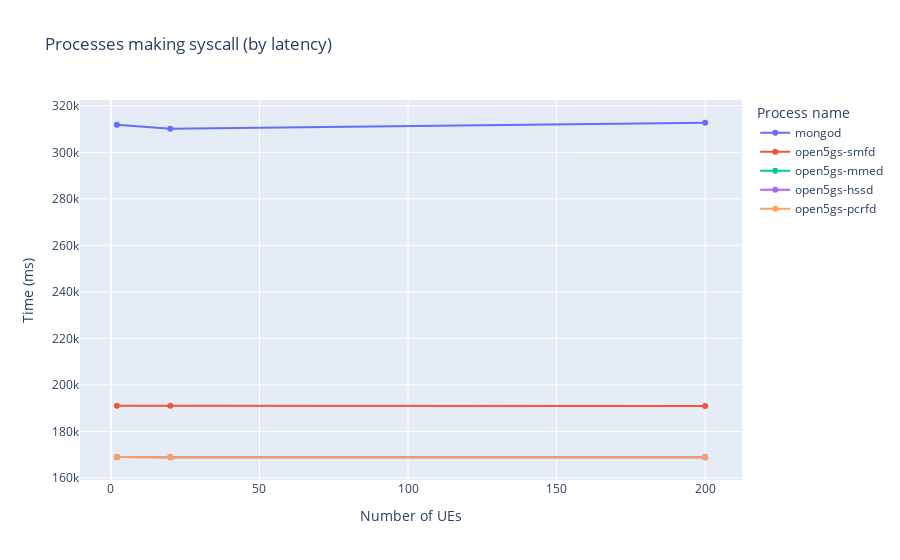
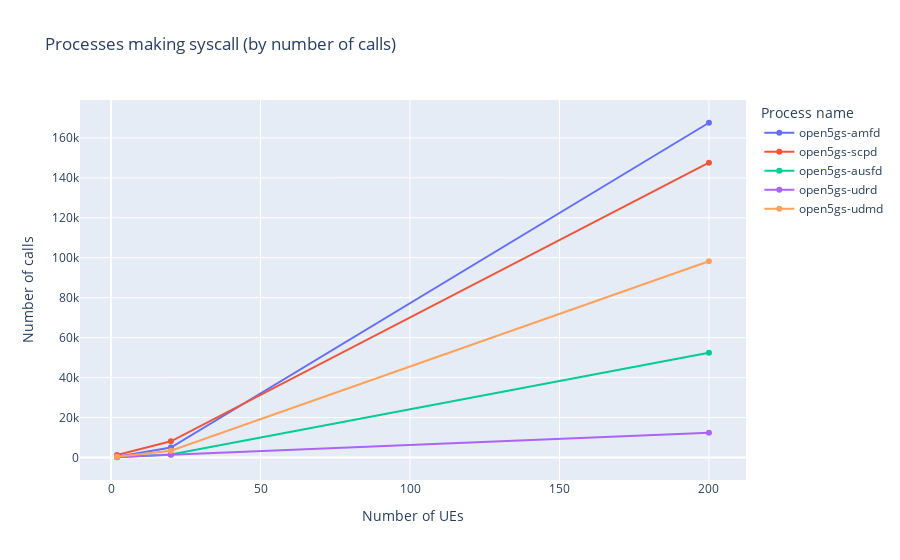

The code cell stored with these charts, in order, in its notebook:
### Code cell
sysprocess_df = spark.read.option("basePath", basePath).json(
f"{basePath}/cn=*/ues=*/tool=sysprocess")

# Group DataFrame by x-labels, find max y-values in each group,
# then sort resulting Series in descending order
label_maxes = sysprocess_df.toPandas().groupby('comm')['time (ms)'].max().sort_values(ascending=False)

# Select the top n labels with the highest y-values
top_labels = label_maxes.head(top_n).index.tolist()

stats_df = sysprocess_df.toPandas()

sysprocess_fig = px.line(stats_df[stats_df['comm'].isin(top_labels)].sort_values('ues'),
                x="ues", y="time (ms)", color="comm",
                hover_data=["count", "time (ms)"],
                labels={
                     "ues": "Number of UEs",
                     "time (ms)": "Time (ms)",
                     "syscall": "System calls",
                     "count": "Number of calls",
                     "comm": "Process name"
                },
                title=f'Processes making syscall (by latency)',
                markers=True)
# sysprocess_fig.update_traces(textinfo='value')
sysprocess_fig.show()
sysprocess_fig.write_image(f"images/sysprocess_fig_m2.medium.jpeg")
with open(html_output_file, 'a') as f:
    f.write(f'<h2 id="syscall-processes"> Processes are making syscalls with latency information </h2>')
    f.write('<p>  </p>') 
    f.write(sysprocess_fig.to_html(full_html=False, include_plotlyjs='cdn'))

# Group DataFrame by x-labels, find max y-values in each group,
# then sort resulting Series in descending order
label_maxes = sysprocess_df.toPandas().groupby('comm')['count'].max().sort_values(ascending=False)

# Select the top n labels with the highest y-values
top_labels = label_maxes.head(top_n).index.tolist()

stats_df = sysprocess_df.toPandas()

sysprocess_count_fig = px.line(stats_df[stats_df['comm'].isin(top_labels)].sort_values('ues'),
                x="ues", y="count", color="comm",
                hover_data=["count", "time (ms)"],
                labels={
                     "ues": "Number of UEs",
                     "time (ms)": "Time (ms)",
                     "syscall": "System calls",
                     "count": "Number of calls",
                     "comm": "Process name"
                },
                title=f'Processes making syscall (by number of calls)',
                markers=True)
# sysprocess_count_fig.update_traces(textinfo='value')
sysprocess_count_fig.show()
sysprocess_count_fig.write_image(f"images/sysprocess_count_fig_m2.medium.jpeg")
with open(html_output_file, 'a') as f:
    f.write(f'<h2 id="syscall-count-processes"> Processes are making syscalls by number of calls</h2>')
    f.write('<p>  </p>') 
    f.write(sysprocess_count_fig.to_html(full_html=False, include_plotlyjs='cdn'))

### Figure 1 — Plotly figure (JSON) as saved in the notebook; plotly's stock layout.template omitted (floating-point values rounded to 4 significant figures)
{"data": [{"customdata": [[2593], [3336], [12195]], "hovertemplate": "Process name=mongod<br>Number of UEs=%{x}<br>Time (ms)=%{y}<br>Number of calls=%{customdata[0]}<extra></extra>", "legendgroup": "mongod", "line": {"color": "#636efa", "dash": "solid"}, "marker": {"symbol": "circle"}, "mode": "markers+lines", "name": "mongod", "orientation": "v", "showlegend": true, "type": "scatter", "x": [2, 20, 200], "xaxis": "x", "y": [311900.0, 310200.0, 312700.0], "yaxis": "y"}, {"customdata": [[579], [579], [586]], "hovertemplate": "Process name=open5gs-smfd<br>Number of UEs=%{x}<br>Time (ms)=%{y}<br>Number of calls=%{customdata[0]}<extra></extra>", "legendgroup": "open5gs-smfd", "line": {"color": "#EF553B", "dash": "solid"}, "marker": {"symbol": "circle"}, "mode": "markers+lines", "name": "open5gs-smfd", "orientation": "v", "showlegend": true, "type": "scatter", "x": [2, 20, 200], "xaxis": "x", "y": [191000.0, 191000.0, 190900.0], "yaxis": "y"}, {"customdata": [[534], [576], [545]], "hovertemplate": "Process name=open5gs-mmed<br>Number of UEs=%{x}<br>Time (ms)=%{y}<br>Number of calls=%{customdata[0]}<extra></extra>", "legendgroup": "open5gs-mmed", "line": {"color": "#00cc96", "dash": "solid"}, "marker": {"symbol": "circle"}, "mode": "markers+lines", "name": "open5gs-mmed", "orientation": "v", "showlegend": true, "type": "scatter", "x": [2, 20, 200], "xaxis": "x", "y": [169000.0, 168900.0, 168900.0], "yaxis": "y"}, {"customdata": [[573], [533], [533]], "hovertemplate": "Process name=open5gs-hssd<br>Number of UEs=%{x}<br>Time (ms)=%{y}<br>Number of calls=%{customdata[0]}<extra></extra>", "legendgroup": "open5gs-hssd", "line": {"color": "#ab63fa", "dash": "solid"}, "marker": {"symbol": "circle"}, "mode": "markers+lines", "name": "open5gs-hssd", "orientation": "v", "showlegend": true, "type": "scatter", "x": [2, 20, 200], "xaxis": "x", "y": [169000.0, 168900.0, 168900.0], "yaxis": "y"}, {"customdata": [[550], [533], [570]], "hovertemplate": "Process name=open5gs-pcrfd<br>Number of UEs=%{x}<br>Time (ms)=%{y}<br>Number of calls=%{customdata[0]}<extra></extra>", "legendgroup": "open5gs-pcrfd", "line": {"color": "#FFA15A", "dash": "solid"}, "marker": {"symbol": "circle"}, "mode": "markers+lines", "name": "open5gs-pcrfd", "orientation": "v", "showlegend": true, "type": "scatter", "x": [2, 20, 200], "xaxis": "x", "y": [169000.0, 168900.0, 168900.0], "yaxis": "y"}], "layout": {"legend": {"title": {"text": "Process name"}, "tracegroupgap": 0}, "title": {"text": "Processes making syscall (by latency)"}, "xaxis": {"anchor": "y", "domain": [0, 1], "title": {"text": "Number of UEs"}}, "yaxis": {"anchor": "x", "domain": [0, 1], "title": {"text": "Time (ms)"}}}}

### Figure 2 — Plotly figure (JSON) as saved in the notebook; plotly's stock layout.template omitted (floating-point values rounded to 4 significant figures)
{"data": [{"customdata": [[13250.0], [13140.0], [12910.0]], "hovertemplate": "Process name=open5gs-amfd<br>Number of UEs=%{x}<br>Number of calls=%{y}<br>Time (ms)=%{customdata[0]}<extra></extra>", "legendgroup": "open5gs-amfd", "line": {"color": "#636efa", "dash": "solid"}, "marker": {"symbol": "circle"}, "mode": "markers+lines", "name": "open5gs-amfd", "orientation": "v", "showlegend": true, "type": "scatter", "x": [2, 20, 200], "xaxis": "x", "y": [383, 4968, 167594], "yaxis": "y"}, {"customdata": [[10810.0], [10800.0], [8833.0]], "hovertemplate": "Process name=open5gs-scpd<br>Number of UEs=%{x}<br>Number of calls=%{y}<br>Time (ms)=%{customdata[0]}<extra></extra>", "legendgroup": "open5gs-scpd", "line": {"color": "#EF553B", "dash": "solid"}, "marker": {"symbol": "circle"}, "mode": "markers+lines", "name": "open5gs-scpd", "orientation": "v", "showlegend": true, "type": "scatter", "x": [2, 20, 200], "xaxis": "x", "y": [1211, 8094, 147607], "yaxis": "y"}, {"customdata": [[10010.0], [9994.0], [9743.0]], "hovertemplate": "Process name=open5gs-ausfd<br>Number of UEs=%{x}<br>Number of calls=%{y}<br>Time (ms)=%{customdata[0]}<extra></extra>", "legendgroup": "open5gs-ausfd", "line": {"color": "#00cc96", "dash": "solid"}, "marker": {"symbol": "circle"}, "mode": "markers+lines", "name": "open5gs-ausfd", "orientation": "v", "showlegend": true, "type": "scatter", "x": [2, 20, 200], "xaxis": "x", "y": [131, 1515, 52418], "yaxis": "y"}, {"customdata": [[10010.0], [9989.0], [9789.0]], "hovertemplate": "Process name=open5gs-udrd<br>Number of UEs=%{x}<br>Number of calls=%{y}<br>Time (ms)=%{customdata[0]}<extra></extra>", "legendgroup": "open5gs-udrd", "line": {"color": "#ab63fa", "dash": "solid"}, "marker": {"symbol": "circle"}, "mode": "markers+lines", "name": "open5gs-udrd", "orientation": "v", "showlegend": true, "type": "scatter", "x": [2, 20, 200], "xaxis": "x", "y": [269, 1439, 12358], "yaxis": "y"}, {"customdata": [[10000.0], [9966.0], [9333.0]], "hovertemplate": "Process name=open5gs-udmd<br>Number of UEs=%{x}<br>Number of calls=%{y}<br>Time (ms)=%{customdata[0]}<extra></extra>", "legendgroup": "open5gs-udmd", "line": {"color": "#FFA15A", "dash": "solid"}, "marker": {"symbol": "circle"}, "mode": "markers+lines", "name": "open5gs-udmd", "orientation": "v", "showlegend": true, "type": "scatter", "x": [2, 20, 200], "xaxis": "x", "y": [388, 3430, 98287], "yaxis": "y"}], "layout": {"legend": {"title": {"text": "Process name"}, "tracegroupgap": 0}, "title": {"text": "Processes making syscall (by number of calls)"}, "xaxis": {"anchor": "y", "domain": [0, 1], "title": {"text": "Number of UEs"}}, "yaxis": {"anchor": "x", "domain": [0, 1], "title": {"text": "Number of calls"}}}}
